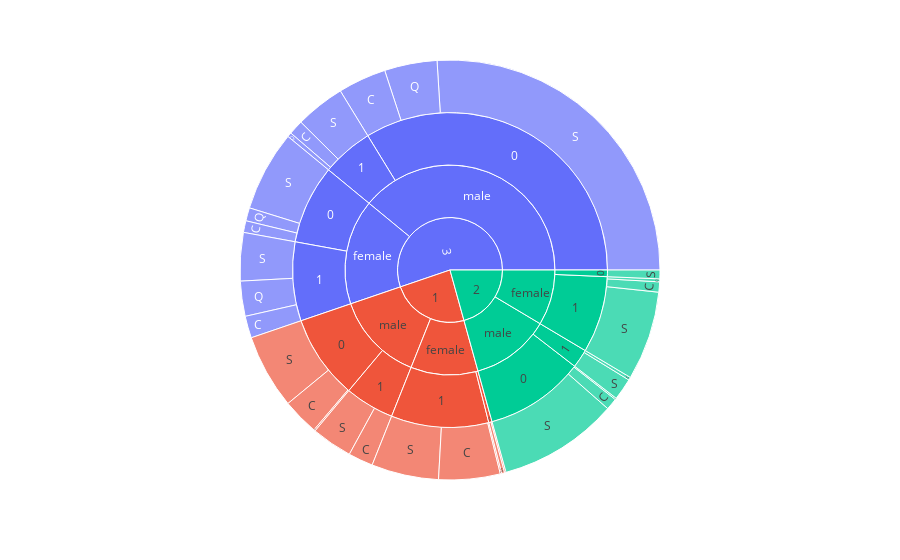

Write notebook code for a chart like this one.
### Code cell
clean_dataset['total']=1
fig = px.sunburst(clean_dataset, path=['Pclass','Sex','Survived','Embarked'], values='total')
fig.show()

### Figure 1 — Plotly figure (JSON) as saved in the notebook; plotly's stock layout.template omitted (floating-point values rounded to 4 significant figures)
{"data": [{"branchvalues": "total", "domain": {"x": [0, 1], "y": [0, 1]}, "hovertemplate": "labels=%{label}<br>total=%{value}<br>parent=%{parent}<br>id=%{id}<extra></extra>", "ids": ["1/female/0/C", "3/female/0/C", "1/male/0/C", "2/male/0/C", "3/male/0/C", "1/female/1/C", "2/female/1/C", "3/female/1/C", "1/male/1/C", "2/male/1/C", "3/male/1/C", "3/female/0/Q", "1/male/0/Q", "2/male/0/Q", "3/male/0/Q", "1/female/1/Q", "2/female/1/Q", "3/female/1/Q", "3/male/1/Q", "1/female/0/S", "2/female/0/S", "3/female/0/S", "1/male/0/S", "2/male/0/S", "3/male/0/S", "1/female/1/S", "2/female/1/S", "3/female/1/S", "1/male/1/S", "2/male/1/S", "3/male/1/S", "1/female/0", "2/female/0", "3/female/0", "1/male/0", "2/male/0", "3/male/0", "1/female/1", "2/female/1", "3/female/1", "1/male/1", "2/male/1", "3/male/1", "1/female", "2/female", "3/female", "1/male", "2/male", "3/male", "1", "2", "3"], "labels": ["C", "C", "C", "C", "C", "C", "C", "C", "C", "C", "C", "Q", "Q", "Q", "Q", "Q", "Q", "Q", "Q", "S", "S", "S", "S", "S", "S", "S", "S", "S", "S", "S", "S", "0", "0", "0", "0", "0", "0", "1", "1", "1", "1", "1", "1", "female", "female", "female", "male", "male", "male", "1", "2", "3"], "name": "", "parents": ["1/female/0", "3/female/0", "1/male/0", "2/male/0", "3/male/0", "1/female/1", "2/female/1", "3/female/1", "1/male/1", "2/male/1", "3/male/1", "3/female/0", "1/male/0", "2/male/0", "3/male/0", "1/female/1", "2/female/1", "3/female/1", "3/male/1", "1/female/0", "2/female/0", "3/female/0", "1/male/0", "2/male/0", "3/male/0", "1/female/1", "2/female/1", "3/female/1", "1/male/1", "2/male/1", "3/male/1", "1/female", "2/female", "3/female", "1/male", "2/male", "3/male", "1/female", "2/female", "3/female", "1/male", "2/male", "3/male", "1", "2", "3", "1", "2", "3", "", "", ""], "type": "sunburst", "values": [1, 8, 25, 8, 33, 42, 7, 15, 17, 2, 10, 9, 1, 1, 36, 1, 2, 24, 3, 2, 6, 55, 51, 82, 231, 46, 61, 33, 28, 15, 34, 3, 6, 72, 77, 91, 300, 89, 70, 72, 45, 17, 47, 92, 76, 144, 122, 108, 347, 214, 184, 491]}], "layout": {"legend": {"tracegroupgap": 0}, "margin": {"t": 60}}}
